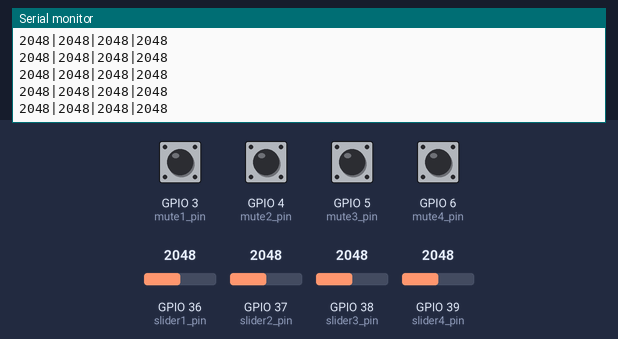
Simulated run of this sketch. Board: ESP32. Shown: the last lines printed to the serial monitor. The test bench sets the inputs (shaded band); at power-on: GPIO 3 (mute1_pin), GPIO 4 (mute2_pin), GPIO 5 (mute3_pin), GPIO 6 (mute4_pin) HIGH, GPIO 36 (slider1_pin) = 2048, GPIO 37 (slider2_pin) = 2048, GPIO 38 (slider3_pin) = 2048, GPIO 39 (slider4_pin) = 2048.

Above: at 1.2 s.
1.3 s: GPIO 36 (slider1_pin) set to 2866
At 2.3 s:
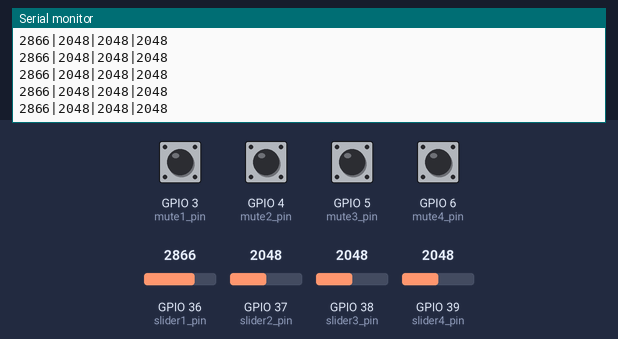
2.8 s: GPIO 37 (slider2_pin) set to 2866
At 3.3 s:
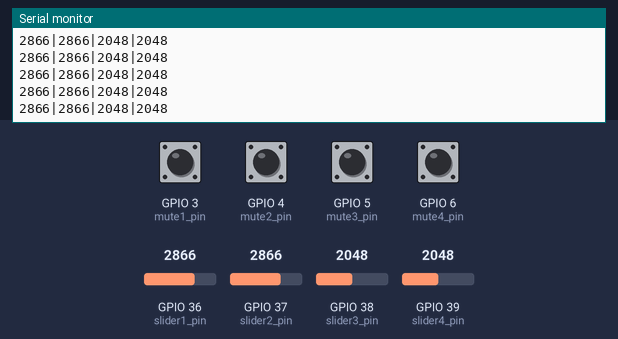
4.3 s: GPIO 38 (slider3_pin) set to 2866
At 5.2 s:
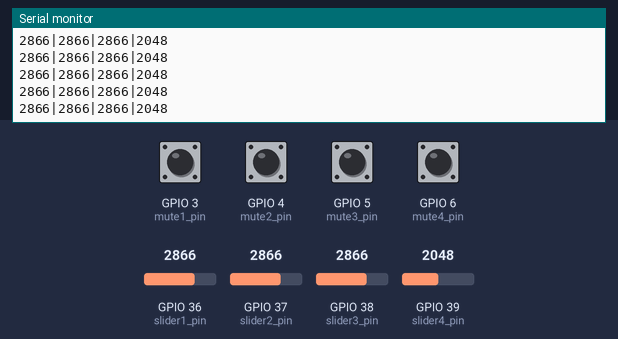
5.8 s: GPIO 39 (slider4_pin) set to 2866
At 6.5 s:
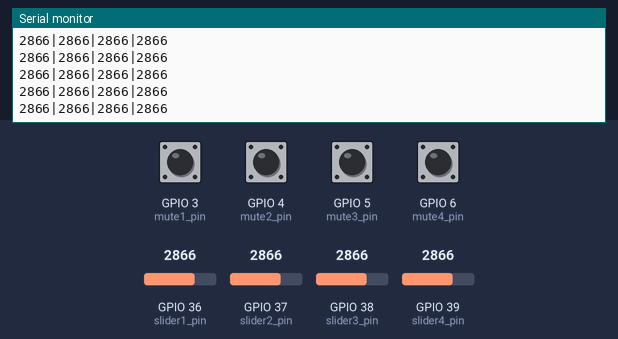
7.3 s: GPIO 3 (mute1_pin) pulled LOW for 0.15 s
8.9 s: GPIO 4 (mute2_pin) pulled LOW for 0.15 s
Timing chart, 0 to 11.5 s (numbered marks = the images above; inputs shaded):
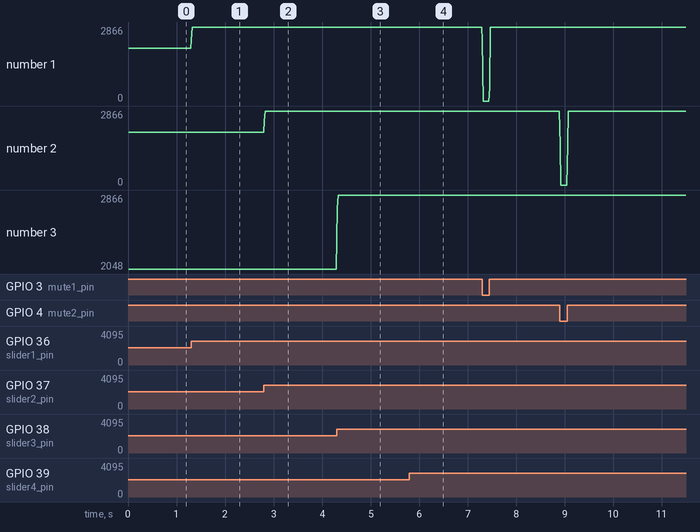

Measured:
- after the input at 1.3 s, the serial monitor: prints a new line at once (image 1)
- after the input at 2.8 s, the serial monitor: prints a new line at once (image 2)
- after the input at 4.3 s, the serial monitor: prints a new line at once (image 3)
- after the input at 5.8 s, the serial monitor: prints a new line at once (image 4)
- plotted number 1: 2048 → 2866 after the input at 1.3 s

The sketch:

volume-slider-arduino.ino
```cpp
const byte slider1_pin = A0;
const byte slider2_pin = A1;
const byte slider3_pin = A2;
const byte slider4_pin = A3;

const byte mute1_pin = D2;
const byte mute2_pin = D3;
const byte mute3_pin = D4;
const byte mute4_pin = D5;


long slider1_value = 0.0;
long slider2_value = 0.0;
long slider3_value = 0.0;
long slider4_value = 0.0;

const int loop_end_condition = 10;

char buf[16];


void setup() {
  Serial.begin(115200);
  pinMode(slider1_pin, INPUT);
  pinMode(slider2_pin, INPUT);
  pinMode(slider3_pin, INPUT);
  pinMode(slider4_pin, INPUT);
  pinMode(mute1_pin, INPUT_PULLUP);
  pinMode(mute2_pin, INPUT_PULLUP);
  pinMode(mute3_pin, INPUT_PULLUP);
  pinMode(mute4_pin, INPUT_PULLUP);
}

void loop() {
  slider1_value = 0.0;
  slider2_value = 0.0;
  slider3_value = 0.0;
  slider4_value = 0.0;
  for (int i = 0; i <=loop_end_condition; i++){
    if (digitalRead(mute1_pin)){
      slider1_value += analogRead(slider1_pin);
    }

    if (digitalRead(mute2_pin)){
      slider2_value += analogRead(slider2_pin);
    }

    if (digitalRead(mute3_pin)){
      slider3_value += analogRead(slider3_pin);
    }

    if (digitalRead(mute4_pin)){
      slider4_value += analogRead(slider4_pin);
    }
    delay(1);
  }

  slider1_value = slider1_value/(loop_end_condition+1);
  slider2_value = slider2_value/(loop_end_condition+1);
  slider3_value = slider3_value/(loop_end_condition+1);
  slider4_value = slider4_value/(loop_end_condition+1);


  ltoa(slider1_value, buf, 10);
  Serial.print(buf);
  Serial.print("|");

  ltoa(slider2_value, buf, 10);
  Serial.print(buf);
  Serial.print("|");

  ltoa(slider3_value, buf, 10);
  Serial.print(buf);
  Serial.print("|");

  ltoa(slider4_value, buf, 10);
  Serial.println(buf);

}
```
